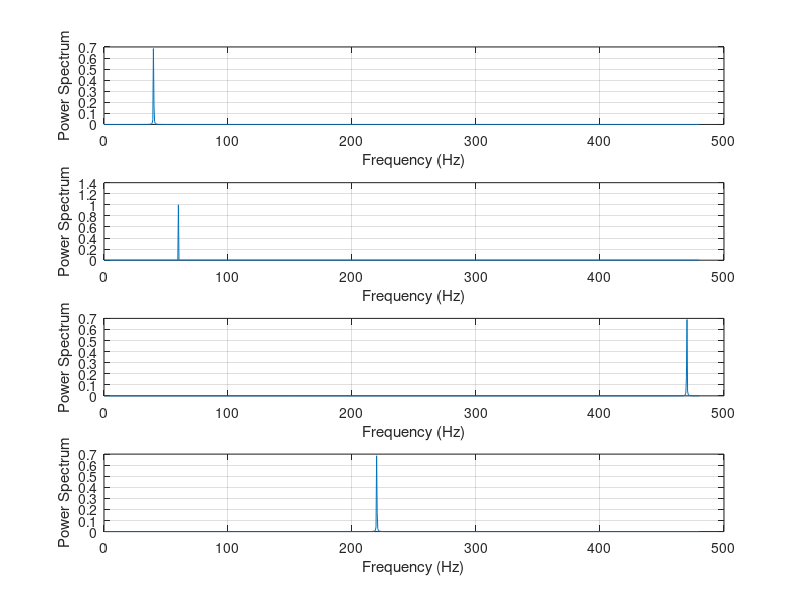

Recreate this plot in MATLAB.
%--------------------------------------------------------------------------
% University of Limerick - Dept. of Electronic and Computer Engineering
%--------------------------------------------------------------------------
% filename: Lab2 - part1.m
%
% purpose: Sampling a sinusoid and alias effect within the power spectrum
%
% created by: Tom Meehan
% created on: 23 September 2021
%
%--------------------------------------------------------------------------
% Copyright 2021 University of Limerick
%--------------------------------------------------------------------------
clc
clear
close all

%% @fo = 1000Hz

Fs=960;
fo1=1000;
N=2048;
x1 = sin(2*pi*fo1*[1:1:N]/Fs);
figure (1);

%--------------------------------------------------------------------------
% Part 1b: Calculate the FFT to translate the signal into the frequency
% domain and view the signal power spectrum from 0Hz to Fs/2.
%--------------------------------------------------------------------------

Ak=abs(fft(x1))/length(x1); % do a FFT
Ak(2:N)=2*Ak(2:N); % convert to one side spectrum
Pk=Ak.*Ak; % compute power spectrum
f=[0:1:N/2]*Fs/N; % map the frequency bin to Hz
subplot(4,1,1); plot(f,Pk(1:N/2+1));grid
xlabel('Frequency (Hz)');ylabel('Power Spectrum');

%% fo = 60Hz
fo2=60;
N=2048;
x1 = sin(2*pi*fo2*[1:1:N]/Fs);
%--------------------------------------------------------------------------
% Part 1b: Calculate the FFT to translate the signal into the frequency
% domain and view the signal power spectrum from 0Hz to Fs/2.
%--------------------------------------------------------------------------

Ak=abs(fft(x1))/length(x1); % do a FFT
Ak(2:N)=2*Ak(2:N); % convert to one side spectrum
Pk=Ak.*Ak; % compute power spectrum
f=[0:1:N/2]*Fs/N; % map the frequency bin to Hz
subplot(4,1,2); plot(f,Pk(1:N/2+1));grid
xlabel('Frequency (Hz)');ylabel('Power Spectrum');

%% fo = 470Hz
fo3=470;
N=2048;
x1 = sin(2*pi*fo3*[1:1:N]/Fs);
%--------------------------------------------------------------------------
% Part 1b: Calculate the FFT to translate the signal into the frequency
% domain and view the signal power spectrum from 0Hz to Fs/2.
%--------------------------------------------------------------------------

Ak=abs(fft(x1))/length(x1); % do a FFT
Ak(2:N)=2*Ak(2:N); % convert to one side spectrum
Pk=Ak.*Ak; % compute power spectrum
f=[0:1:N/2]*Fs/N; % map the frequency bin to Hz
subplot(4,1,3); plot(f,Pk(1:N/2+1));grid
xlabel('Frequency (Hz)');ylabel('Power Spectrum');

%% fo = 740Hz
fo4=740;
N=2048;
x1 = sin(2*pi*fo4*[1:1:N]/Fs);
%--------------------------------------------------------------------------
% Part 1b: Calculate the FFT to translate the signal into the frequency
% domain and view the signal power spectrum from 0Hz to Fs/2.
%--------------------------------------------------------------------------

Ak=abs(fft(x1))/length(x1); % do a FFT
Ak(2:N)=2*Ak(2:N); % convert to one side spectrum
Pk=Ak.*Ak; % compute power spectrum
f=[0:1:N/2]*Fs/N; % map the frequency bin to Hz
subplot(4,1,4); plot(f,Pk(1:N/2+1));grid
xlabel('Frequency (Hz)');ylabel('Power Spectrum');